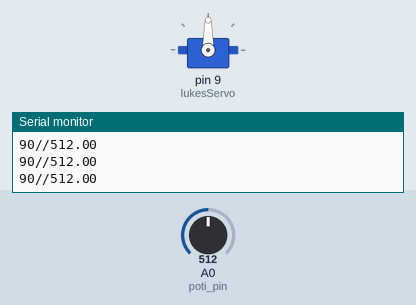
Simulated run of this sketch. Board: Arduino Uno, built with avr-gcc and run on an emulated ATmega328P. On the bench: servo, the last lines printed to the serial monitor. Inputs (shaded band) come from the test bench; at power-on: A0 (poti_pin) = 512.

Above: at 1.2 s.
1.3 s: A0 (poti_pin) set to 550
At 1.9 s:
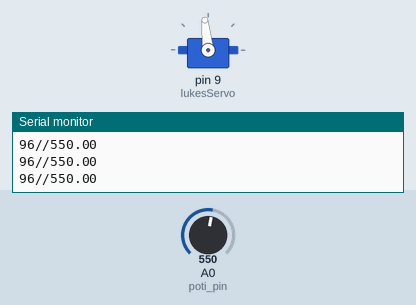
4.3 s: A0 (poti_pin) set to 579
At 4.7 s:
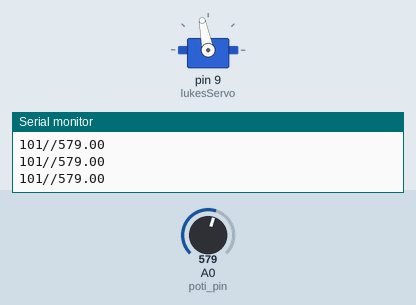
5.8 s: A0 (poti_pin) set to 716
At 7.0 s:
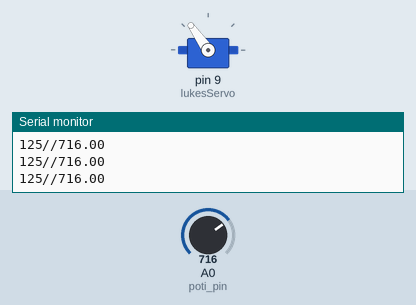
7.3 s: A0 (poti_pin) set to 900
At 8.0 s:
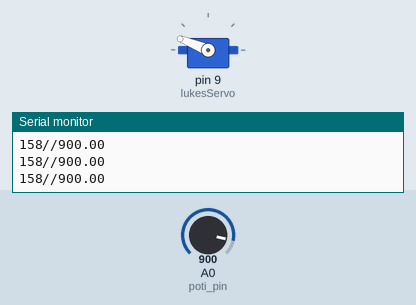
8.8 s: A0 (poti_pin) set to 1023
At 10.0 s:
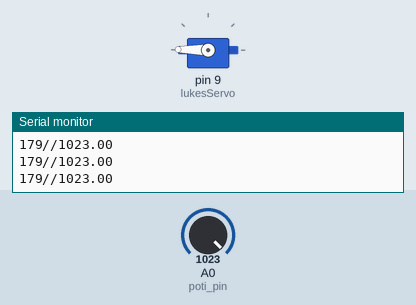
10.3 s: A0 (poti_pin) set to 306
At 11.4 s:
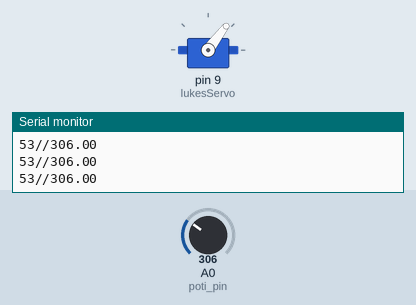
Timing chart, 0 to 12.8 s (numbered marks = the images above; inputs shaded):
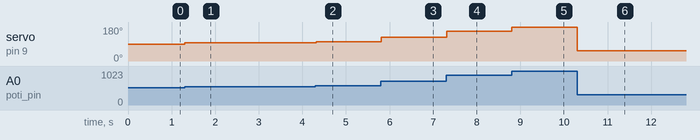

Measured:
- after the input at 1.3 s, servo on pin 9 (lukesServo): 90° → 96° at once
- after the input at 4.3 s, servo on pin 9 (lukesServo): 96° → 101° at once
- after the input at 5.8 s, servo on pin 9 (lukesServo): 101° → 125° at once
- after the input at 7.3 s, servo on pin 9 (lukesServo): 125° → 158° at once
- after the input at 8.8 s, servo on pin 9 (lukesServo): 158° → 179° at once
- after the input at 10.3 s, servo on pin 9 (lukesServo): 179° → 53° at once

The sketch:

Servo_Poti_LukeCosti.ino
```cpp
#include <Servo.h>

// declare variables

#define poti_pin A0  // analog pin used to connect the potentiometer
float val;    // variable to read the value from the analog pin
float minPoti = 0;
float maxPoti = 1024;
int angle;

// create a servo object to control the servo
Servo lukesServo;
int minPulse = 550;
int maxPulse = 2300;
int minAngle = 0;
int maxAngle = 180;
void setup() {

  // _______________ Begin - Setup _______________

  // Attach the servo on pin 9 to the servo object
  lukesServo.attach(9, minPulse, maxPulse);
  // Begin the serial communication
  Serial.begin(115200);

  // _______________ End - Setup _______________

}

void loop() {
  // _______________ Begin - Loop _______________

  // Read values from the analog pin and map/scale them to the movment range of the servo.
  val = analogRead(poti_pin);
  angle = map(val, minPoti, maxPoti, minAngle, maxAngle);
  // Display the reading from the potentiometer on the serial monitor

  Serial.print(angle);
  Serial.print ("//");
  Serial.println(val);
  // Set the servo position according to the scaled value
  lukesServo.write(angle);

  // _______________ End - Loop _______________

  delay(15); // wait for the servo to get there
}
```
